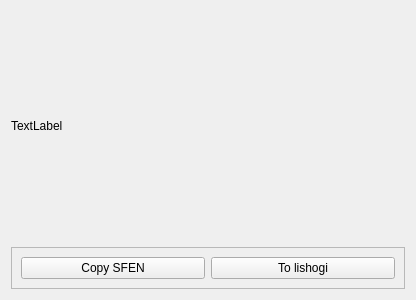
<?xml version="1.0" encoding="UTF-8"?>
<ui version="4.0">
 <class>boardView</class>
 <widget class="QWidget" name="boardView">
  <property name="geometry">
   <rect>
    <x>0</x>
    <y>0</y>
    <width>416</width>
    <height>300</height>
   </rect>
  </property>
  <property name="windowTitle">
   <string>BoardView</string>
  </property>
  <layout class="QVBoxLayout" name="verticalLayout">
   <item>
    <widget class="ImageLabel" name="board_image_label">
     <property name="text">
      <string>TextLabel</string>
     </property>
    </widget>
   </item>
   <item>
    <widget class="QFrame" name="frame">
     <property name="sizePolicy">
      <sizepolicy hsizetype="Preferred" vsizetype="Fixed">
       <horstretch>0</horstretch>
       <verstretch>0</verstretch>
      </sizepolicy>
     </property>
     <property name="frameShape">
      <enum>QFrame::StyledPanel</enum>
     </property>
     <property name="frameShadow">
      <enum>QFrame::Raised</enum>
     </property>
     <layout class="QHBoxLayout" name="horizontalLayout">
      <item>
       <widget class="QPushButton" name="pushButton_copy_sfen">
        <property name="text">
         <string>Copy SFEN</string>
        </property>
       </widget>
      </item>
      <item>
       <widget class="QPushButton" name="pushButton_to_lishogi">
        <property name="text">
         <string>To lishogi</string>
        </property>
       </widget>
      </item>
     </layout>
    </widget>
   </item>
  </layout>
 </widget>
 <customwidgets>
  <customwidget>
   <class>ImageLabel</class>
   <extends>QLabel</extends>
   <header>GUI/widgets/ImageLabel.h</header>
   <slots>
    <signal>clicked()</signal>
   </slots>
  </customwidget>
 </customwidgets>
 <resources/>
 <connections>
  <connection>
   <sender>pushButton_to_lishogi</sender>
   <signal>clicked()</signal>
   <receiver>boardView</receiver>
   <slot>on_to_lishogi_clicked()</slot>
   <hints>
    <hint type="sourcelabel">
     <x>312</x>
     <y>252</y>
    </hint>
    <hint type="destinationlabel">
     <x>318</x>
     <y>-11</y>
    </hint>
   </hints>
  </connection>
  <connection>
   <sender>pushButton_copy_sfen</sender>
   <signal>clicked()</signal>
   <receiver>boardView</receiver>
   <slot>on_copy_sfen_clicked()</slot>
   <hints>
    <hint type="sourcelabel">
     <x>186</x>
     <y>263</y>
    </hint>
    <hint type="destinationlabel">
     <x>167</x>
     <y>-15</y>
    </hint>
   </hints>
  </connection>
 </connections>
 <slots>
  <slot>on_to_lishogi_clicked()</slot>
  <slot>on_copy_sfen_clicked()</slot>
 </slots>
</ui>
